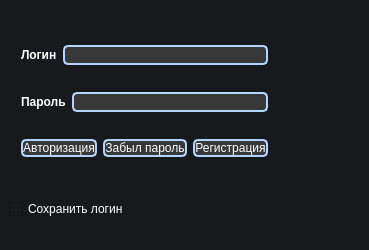
<?xml version="1.0" encoding="UTF-8"?>
<ui version="4.0">
 <class>MainWindow</class>
 <widget class="QMainWindow" name="MainWindow">
  <property name="windowModality">
   <enum>Qt::WindowModality::NonModal</enum>
  </property>
  <property name="geometry">
   <rect>
    <x>0</x>
    <y>0</y>
    <width>369</width>
    <height>250</height>
   </rect>
  </property>
  <property name="minimumSize">
   <size>
    <width>350</width>
    <height>250</height>
   </size>
  </property>
  <property name="maximumSize">
   <size>
    <width>369</width>
    <height>250</height>
   </size>
  </property>
  <property name="contextMenuPolicy">
   <enum>Qt::ContextMenuPolicy::DefaultContextMenu</enum>
  </property>
  <property name="windowTitle">
   <string>Launcher</string>
  </property>
  <property name="styleSheet">
   <string notr="true">background-color: #18191c;
font: 600 12pt &quot;Segoe UI&quot;;
color: #fff;</string>
  </property>
  <property name="toolButtonStyle">
   <enum>Qt::ToolButtonStyle::ToolButtonIconOnly</enum>
  </property>
  <property name="documentMode">
   <bool>false</bool>
  </property>
  <property name="dockOptions">
   <set>QMainWindow::DockOption::AllowTabbedDocks|QMainWindow::DockOption::AnimatedDocks</set>
  </property>
  <widget class="QWidget" name="centralwidget">
   <layout class="QGridLayout" name="gridLayout">
    <item row="1" column="0">
     <widget class="QCheckBox" name="checkBox">
      <property name="text">
       <string>Сохранить логин</string>
      </property>
     </widget>
    </item>
    <item row="0" column="0">
     <widget class="QGroupBox" name="groupBox">
      <property name="styleSheet">
       <string notr="true">border: none;</string>
      </property>
      <property name="title">
       <string/>
      </property>
      <property name="flat">
       <bool>false</bool>
      </property>
      <property name="checkable">
       <bool>false</bool>
      </property>
      <property name="checked">
       <bool>false</bool>
      </property>
      <layout class="QGridLayout" name="gridLayout_2">
       <item row="0" column="0">
        <layout class="QHBoxLayout" name="horizontalLayout">
         <item>
          <widget class="QLabel" name="label">
           <property name="styleSheet">
            <string notr="true">font-weight: 700;
border: none;</string>
           </property>
           <property name="text">
            <string>Логин</string>
           </property>
          </widget>
         </item>
         <item>
          <widget class="QLineEdit" name="login">
           <property name="styleSheet">
            <string notr="true">background-color:  #383838;
border: 2px solid #b3d4fc;
border-radius: 5px;</string>
           </property>
          </widget>
         </item>
        </layout>
       </item>
       <item row="2" column="0">
        <layout class="QHBoxLayout" name="horizontalLayout_3">
         <item>
          <widget class="QPushButton" name="auto_profil">
           <property name="cursor">
            <cursorShape>PointingHandCursor</cursorShape>
           </property>
           <property name="styleSheet">
            <string notr="true">background-color:  #383838;
border: 2px solid #b3d4fc;
border-radius: 5px;
color: #fff;</string>
           </property>
           <property name="text">
            <string>Авторизация</string>
           </property>
          </widget>
         </item>
         <item>
          <widget class="QPushButton" name="lostpassword">
           <property name="cursor">
            <cursorShape>PointingHandCursor</cursorShape>
           </property>
           <property name="styleSheet">
            <string notr="true">background-color:  #383838;
border: 2px solid #b3d4fc;
border-radius: 5px;
color: #fff;</string>
           </property>
           <property name="text">
            <string>Забыл пароль</string>
           </property>
          </widget>
         </item>
         <item>
          <widget class="QPushButton" name="reg">
           <property name="cursor">
            <cursorShape>PointingHandCursor</cursorShape>
           </property>
           <property name="styleSheet">
            <string notr="true">background-color:  #383838;
border: 2px solid #b3d4fc;
border-radius: 5px;
color: #fff;</string>
           </property>
           <property name="text">
            <string>Регистрация</string>
           </property>
          </widget>
         </item>
        </layout>
       </item>
       <item row="1" column="0">
        <layout class="QHBoxLayout" name="horizontalLayout_2">
         <item>
          <widget class="QLabel" name="label_2">
           <property name="styleSheet">
            <string notr="true">font-weight: 700;
border: none;</string>
           </property>
           <property name="text">
            <string>Пароль</string>
           </property>
          </widget>
         </item>
         <item>
          <widget class="QLineEdit" name="pass">
           <property name="styleSheet">
            <string notr="true">background-color:  #383838;
border: 2px solid #b3d4fc;
border-radius: 5px;</string>
           </property>
           <property name="echoMode">
            <enum>QLineEdit::EchoMode::Password</enum>
           </property>
           <property name="clearButtonEnabled">
            <bool>true</bool>
           </property>
          </widget>
         </item>
        </layout>
       </item>
       <item row="1" column="1">
        <spacer name="horizontalSpacer">
         <property name="orientation">
          <enum>Qt::Orientation::Horizontal</enum>
         </property>
         <property name="sizeHint" stdset="0">
          <size>
           <width>40</width>
           <height>20</height>
          </size>
         </property>
        </spacer>
       </item>
      </layout>
     </widget>
    </item>
   </layout>
  </widget>
  <widget class="QMenuBar" name="menubar">
   <property name="enabled">
    <bool>false</bool>
   </property>
   <property name="geometry">
    <rect>
     <x>0</x>
     <y>0</y>
     <width>369</width>
     <height>27</height>
    </rect>
   </property>
  </widget>
  <widget class="QStatusBar" name="statusbar">
   <property name="styleSheet">
    <string notr="true">color: rgb(255, 0, 0);
font: 600 12pt &quot;Segoe UI&quot;;</string>
   </property>
  </widget>
 </widget>
 <resources/>
 <connections/>
</ui>
